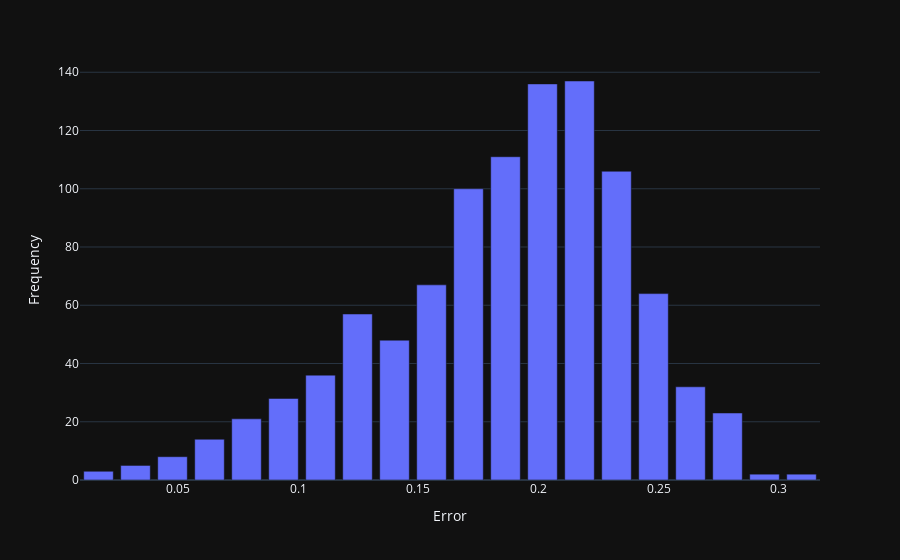

Notebook code cell kept with this figure:
### Code cell
erdos_reni_p = 0.2
errors = []
for i in range(nsim):
    network = nx.erdos_renyi_graph(n=dims, p=erdos_reni_p)
    adj = nx.adjacency_matrix(network).todense()
    err, final_belief = dg.degroot_err(adj, init_belief, correct_belief, niter_degroot)
    errors.append(err)

hist, bins = np.histogram(errors, bins=20) 
print(np.mean(errors), np.std(errors))
px.bar(x=bins[1:], y=hist, labels={'x':'Error', 'y':'Frequency'})

### Figure 1 — Plotly figure (JSON) as saved in the notebook; plotly's stock layout.template omitted (floating-point values rounded to 4 significant figures)
{"data": [{"alignmentgroup": "True", "hovertemplate": "Error=%{x}<br>Frequency=%{y}<extra></extra>", "legendgroup": "", "marker": {"color": "#636efa", "pattern": {"shape": ""}}, "name": "", "offsetgroup": "", "orientation": "v", "showlegend": false, "textposition": "auto", "x": [0.01671, 0.03212, 0.04753, 0.06295, 0.07836, 0.09377, 0.1092, 0.1246, 0.14, 0.1554, 0.1708, 0.1862, 0.2017, 0.2171, 0.2325, 0.2479, 0.2633, 0.2787, 0.2941, 0.3095], "xaxis": "x", "y": [3, 5, 8, 14, 21, 28, 36, 57, 48, 67, 100, 111, 136, 137, 106, 64, 32, 23, 2, 2], "yaxis": "y", "type": "bar"}], "layout": {"xaxis": {"anchor": "y", "domain": [0.0, 1.0], "title": {"text": "Error"}}, "yaxis": {"anchor": "x", "domain": [0.0, 1.0], "title": {"text": "Frequency"}}, "legend": {"tracegroupgap": 0}, "margin": {"t": 60}, "barmode": "relative"}}
